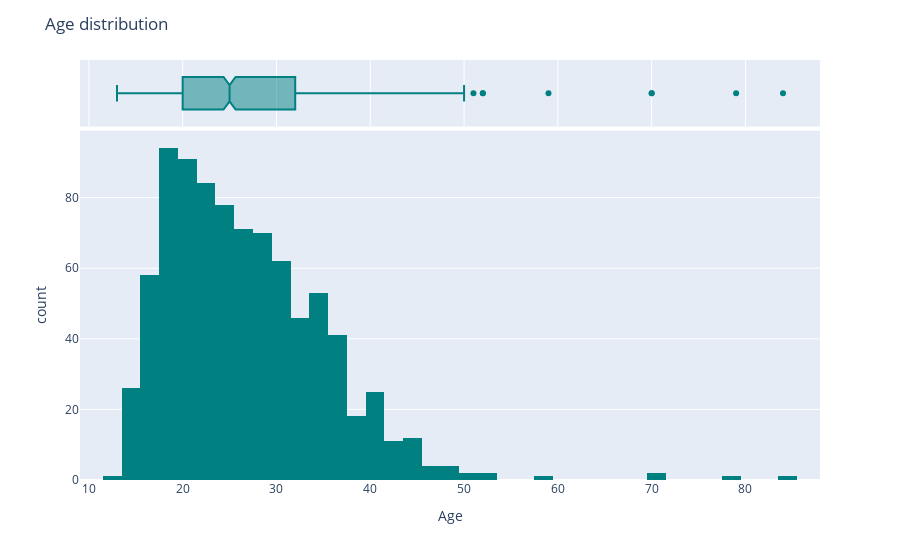

Notebook code for this chart:
### Markdown cell above
Based on the heatmap, here are some observations that can be made:

1. Dx:Cancer: The target variable "Dx:Cancer" is positively correlated with "Dx:HPV", "Schiller", and "Biopsy", meaning that an increase in these features is associated with an increase in the risk of cervical cancer.

2. Dx:HPV: The feature "Dx:HPV" is positively correlated with "Dx:Cancer", meaning that a positive HPV test result is associated with an increased risk of cervical cancer.

3. Schiller: The feature "Schiller" is positively correlated with "Dx:Cancer", meaning that a positive Schiller test result is associated with an increased risk of cervical cancer.

4. Biopsy: The feature "Biopsy" is positively correlated with "Dx:Cancer", meaning that a positive biopsy result is associated with an increased risk of cervical cancer.

5. STDs:HPV: The feature "STDs:HPV" is positively correlated with "Dx:HPV", meaning that a history of HPV-related STDs is associated with an increased risk of a positive HPV test result.

6. total_tests: The feature "total_tests" is negatively correlated with "Dx:Cancer", meaning that an increased number of tests is associated with a decreased risk of cervical cancer.

### Code cell
age_dist = px.histogram(cancer_df, x="Age", marginal="box", color_discrete_sequence=["teal"])
age_dist.update_layout(title="Age distribution")
age_dist.show()

### Figure 1 — Plotly figure (JSON) as saved in the notebook; plotly's stock layout.template omitted (floating-point values rounded to 4 significant figures; data arrays with more than 128 entries replaced by an {"elided": "..."} marker saying what was removed)
{"data": [{"alignmentgroup": "True", "bingroup": "x", "hovertemplate": "Age=%{x}<br>count=%{y}<extra></extra>", "legendgroup": "", "marker": {"color": "teal", "pattern": {"shape": ""}}, "name": "", "offsetgroup": "", "orientation": "v", "showlegend": false, "type": "histogram", "x": {"elided": "858 int values"}, "xaxis": "x", "yaxis": "y"}, {"alignmentgroup": "True", "hovertemplate": "Age=%{x}<extra></extra>", "legendgroup": "", "marker": {"color": "teal"}, "name": "", "notched": true, "offsetgroup": "", "showlegend": false, "type": "box", "x": {"elided": "858 int values"}, "xaxis": "x2", "yaxis": "y2"}], "layout": {"autosize": true, "barmode": "relative", "legend": {"tracegroupgap": 0}, "margin": {"t": 60}, "title": {"text": "Age distribution"}, "xaxis": {"anchor": "y", "autorange": true, "domain": [0, 1], "range": [9.056, 87.94], "title": {"text": "Age"}, "type": "linear"}, "xaxis2": {"anchor": "y2", "autorange": true, "domain": [0, 1], "matches": "x", "range": [9.056, 87.94], "showgrid": true, "showticklabels": false, "type": "linear"}, "yaxis": {"anchor": "x", "autorange": true, "domain": [0, 0.8316], "range": [0, 98.95], "title": {"text": "count"}}, "yaxis2": {"anchor": "x2", "autorange": true, "domain": [0.8416, 1], "matches": "y2", "range": [-0.5, 0.5], "showgrid": false, "showline": false, "showticklabels": false, "ticks": "", "type": "category"}}}
